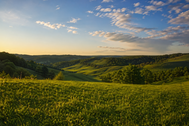
#> input picture calculadora_img1.png, 189 x 126 px, shrunk from 1536 x 1024 before the run
$ jupyter execute calculadora_imagenes.ipynb
#> lines starting #> are read from the running program, lines starting #| are printed output that depends on the picture
# Calculadora de imágenes — Taller (Análisis de imágenes)

Integrantes: Kevin Torres, Mateo Angulo, Eddie Manotas, Camilo Sarmiento.

Este proyecto implementa una **calculadora de imágenes** con transformaciones **puntuales**, **aritméticas** y **geométricas**. Las operaciones se aplican **recorriendo cada píxel** con bucles anidados y las fórmulas explícitas correspondientes. No se utilizan funciones de procesamiento de OpenCV (ni similares) para las transformaciones; solo **lectura y escritura** de archivos en disco.

**Alcance**

1. **Aritméticas:** combinación **imagen–escalar** $k$ en cada canal: suma $I+k$, resta $I-k$, producto $k\cdot I$, cociente $I/k$ ($k\neq 0$), con salida acotada a **[0, 255]**.
2. **Puntuales:** cuadrado, raíz cuadrada y raíz cúbica sobre intensidades normalizadas, canal a canal.
3. **Geométricas:** desplazamiento y rotación con mapeo inverso e interpolación por vecino más cercano.

Importamos las librerías necesarias.

[cell 1]
import math
import numpy as np
import matplotlib.pyplot as plt
# Entrada/salida con OpenCV; las transformaciones se implementan en este cuaderno (bucles).
from cv2 import imread, imwrite

plt.rcParams['figure.figsize'] = (10, 6)

## 1. Cargar imagen de entrada

Coloca calculadora_img1.png en la carpeta del notebook o ajusta RUTA_A. El escalar K usado en las operaciones aritméticas se configura más adelante.

[cell 2]
from pathlib import Path

RUTA_A = 'calculadora_img1.png'

def leer_bgr(ruta: str):
#> called with ruta = 'calculadora_img1.png'
    p = Path(ruta)
    if not p.is_file():
        return None
    return imread(str(p))
#> returned value is the input picture: shape (126, 189, 3); mean B, G, R 80.1, 106.4, 103.5

img_a = leer_bgr(RUTA_A)
if img_a is None:
    raise FileNotFoundError(f'Falta {RUTA_A} en la carpeta del cuaderno.')
print('Cargada:', RUTA_A)

## 2. Validar dimensiones

Comprobación de filas, columnas y canales de la imagen de trabajo.

[cell 3]
def describir_tamaño(im, nombre: str):
#> called with nombre = 'Imagen (entrada)'
    if im is None:
        print(f'{nombre}: (no disponible)')
        return
    h, w = im.shape[0], im.shape[1]
#> h = 126; w = 189
    c = im.shape[2] if im.ndim == 3 else 1
#> c = 3
    print(f'{nombre}: {h} × {w} píxeles, {c} canal(es)')
#| Imagen (entrada): 126 × 189 píxeles, 3 canal(es)

describir_tamaño(img_a, 'Imagen (entrada)')

## 3. Preprocesar

- **Unificar canales:** gris 2D o imagen con canal alpha → 3 canales BGR.
- **Escala de grises opcional** (`ESCALA_GRISES`) con luminancia ITU-R BT.601, **bucle por píxel** en orden **B, G, R**.
- Los valores siguen en **0–255** (`uint8`) como punto de partida; las aritméticas usan `float` por píxel y luego **recorte** a `[0, 255]`.

[cell 4]
# Opcional: gris con recorrido píxel a píxel (fórmula ITU-R BT.601 sobre B, G, R)
ESCALA_GRISES = False

def unificar_tres_canales(im):
    if im.ndim == 2:
        return np.dstack([im, im, im])
    if im.shape[2] == 4:
        return im[:, :, :3]
    return im

def bgr_a_gris_uint8(ima):
    h, w, c = ima.shape
    g = np.zeros((h, w), dtype=np.float32)
    for y in range(h):
        for x in range(w):
            b, gr, r = int(ima[y, x, 0]), int(ima[y, x, 1]), int(ima[y, x, 2])
            g[y, x] = 0.114 * b + 0.587 * gr + 0.299 * r
    g = np.clip(np.round(g), 0, 255).astype(np.uint8)
    return np.dstack([g, g, g])

img_a = unificar_tres_canales(img_a)
if ESCALA_GRISES:
    img_a = bgr_a_gris_uint8(img_a)
print('Forma final de la imagen:', img_a.shape)
#| Forma final de la imagen: (126, 189, 3)

### Operaciones implementadas (bucles; sin `cv2` para transformar)

**Transformación puntual:** $g(x,y)=T(f(x,y))$. En operaciones imagen–escalar, el escalar $k$ se aplica de la misma forma a **cada canal**.

* **Aritmética (imagen $I$ + escalar $k$):**
  - **Suma:** $I + k$ → $\mathrm{clip}(\ldots, 0, 255)$
  - **Resta:** $I - k$ idem
  - **Producto:** $k\cdot I$ idem
  - **Cociente:** $I / k$ con $k \neq 0$, luego recorte
* **Puntuales (sobre $I$):** $p \in [0,1]$ por canal; **cuadrado** $p^2$, **raíz cuadrada** $\sqrt{p}$, **raíz cúbica** $p^{1/3}$; salida 0–255.
* **Geométricas:** traslación y rotación con mapeo inverso (como en el cuaderno).

[cell 5]
# Cálculos principales: recorrido anidado (sin cv2 para transformar)

def suma_escalar(ima, k: float):
    """Cada canal: valor + k, resultado en [0, 255]."""
    kk = float(k)
    h, w, c = ima.shape
    out = np.zeros((h, w, c), dtype=np.float32)
    for y in range(h):
        for x in range(w):
            for ch in range(c):
                out[y, x, ch] = float(ima[y, x, ch]) + kk
    return np.clip(out, 0, 255).astype(np.uint8)

def resta_escalar(ima, k: float):
    """Cada canal: valor - k, resultado en [0, 255]."""
    kk = float(k)
    h, w, c = ima.shape
    out = np.zeros((h, w, c), dtype=np.float32)
    for y in range(h):
        for x in range(w):
            for ch in range(c):
                out[y, x, ch] = float(ima[y, x, ch]) - kk
    return np.clip(out, 0, 255).astype(np.uint8)

def multiplicacion_escalar(ima, k: float):
    """Cada canal: k * valor, resultado en [0, 255]."""
    kk = float(k)
    h, w, c = ima.shape
    out = np.zeros((h, w, c), dtype=np.float32)
    for y in range(h):
        for x in range(w):
            for ch in range(c):
                out[y, x, ch] = kk * float(ima[y, x, ch])
    return np.clip(out, 0, 255).astype(np.uint8)

def division_escalar(ima, k: float):
    """Cada canal: valor / k, k distinto de cero; resultado en [0, 255]."""
    kk = float(k)
    if abs(kk) < 1e-12:
        raise ValueError('division_escalar: k no puede ser 0')
    h, w, c = ima.shape
    out = np.zeros((h, w, c), dtype=np.float32)
    for y in range(h):
        for x in range(w):
            for ch in range(c):
                out[y, x, ch] = float(ima[y, x, ch]) / kk
    return np.clip(out, 0, 255).astype(np.uint8)

def puntual(ima, modo: str):
    # modo: 'cuadrada' | 'raiz2' | 'raiz3'
    h, w, c = ima.shape
    out = np.zeros((h, w, c), dtype=np.float32)
    for y in range(h):
        for x in range(w):
            for ch in range(c):
                p = ima[y, x, ch] / 255.0
                if modo == 'cuadrada':
                    q = p * p
                elif modo == 'raiz2':
                    q = math.sqrt(p)
                else:
                    q = p ** (1.0 / 3.0)
                out[y, x, ch] = q * 255.0
    return np.clip(out, 0, 255).astype(np.uint8)

def desplazamiento(ima, tx: float, ty: float):
    h, w, c = ima.shape
    out = np.zeros((h, w, c), dtype=np.uint8)
    itx, ity = int(round(tx)), int(round(ty))
    for y in range(h):
        for x in range(w):
            xi, yi = x - itx, y - ity
            if 0 <= xi < w and 0 <= yi < h:
                out[y, x] = ima[yi, xi]
    return out

def _vecino(ima, yf, xf, fondo):
    h, w = ima.shape[0], ima.shape[1]
    yi = int(round(yf))
    xi = int(round(xf))
    c = ima.shape[2]
    if 0 <= yi < h and 0 <= xi < w:
        return ima[yi, xi].astype(np.float32)
    return np.array(fondo, dtype=np.float32)

def rotacion(ima, angulo_grados: float, color_fondo=(0, 0, 0)):
    h, w, c = ima.shape
    cy, cx = (h - 1) / 2.0, (w - 1) / 2.0
    rad = math.radians(angulo_grados)
    cr, sr = math.cos(rad), math.sin(rad)
    out = np.zeros((h, w, c), dtype=np.uint8)
    for y in range(h):
        for x in range(w):
            dx, dy = x - cx, y - cy
            x_s = cr * dx + sr * dy + cx
            y_s = -sr * dx + cr * dy + cy
            px = _vecino(ima, y_s, x_s, color_fondo)
            for ch in range(c):
                out[y, x, ch] = int(np.clip(round(px[ch]), 0, 255))
    return out

def bgr2rgb(x):
    return x[:, :, ::-1]

## 4. Elegir operación

* `CATEGORIA`: `aritmetica` | `puntual` | `geometrica`.
* **Aritmética:** `ARIT` puede ser `'suma'`, `'resta'`, `'mult'`, `'div'` y usa el escalar **`K`** (float).
* **Puntual:** `PUNT`: `'cuadrada'`, `'raiz2'`, `'raiz3'`.
* **Geométrica:** `GEO`: `'desplazamiento'` o `'rotacion'`; parámetros `TX`, `TY`, `ANGULO` (grados, antihorario).

[cell 6]
CATEGORIA = 'aritmetica'  # 'aritmetica' | 'puntual' | 'geometrica'
ARIT = 'resta'   # 'suma' | 'resta' | 'mult' | 'div'  (solo si CATEGORIA == 'aritmetica')
PUNT = 'cuadrada'  # 'cuadrada' | 'raiz2' | 'raiz3' (solo si puntual)
GEO = 'rotacion'  # 'desplazamiento' | 'rotacion' (solo si geometrica)

K = 40.0   # escalar para suma/resta/multiplicación/división
TX, TY = 30, 10
ANGULO = 25.0

## 5. Ejecutar operación

Se aplica sobre `img_a` ya preprocesada.

[cell 7]
es_mascara = False
resultado = None

if CATEGORIA == 'aritmetica':
    if ARIT == 'suma':
        resultado = suma_escalar(img_a, K)
    elif ARIT == 'resta':
        resultado = resta_escalar(img_a, K)
#> in resta_escalar, `return np.clip(out, 0, 255).astype(np.uint8)`:
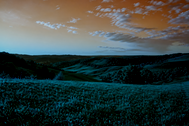
#> returned value: shape (126, 189, 3); mean of channels 0, 1, 2 56, 67.2, 64.9; drawn as R, G, B
    elif ARIT == 'mult':
        resultado = multiplicacion_escalar(img_a, K)
    elif ARIT == 'div':
        resultado = division_escalar(img_a, K)
    else:
        raise ValueError('ARIT debe ser suma, resta, mult o div')
elif CATEGORIA == 'puntual':
    resultado = puntual(img_a, PUNT)
elif CATEGORIA == 'geometrica':
    if GEO == 'desplazamiento':
        resultado = desplazamiento(img_a, TX, TY)
    else:
        resultado = rotacion(img_a, ANGULO)
else:
    raise ValueError('CATEGORIA no reconocida')

print('Listo. Categoría:', CATEGORIA)

## 6. Resultado de la operación seleccionada

 Aquí se **visualiza** y se **guarda** ese resultado como imagen (
esultado_calculadora.png): es la salida del flujo configurado (por ejemplo, únicamente una suma escalar o únicamente una rotación).

[cell 8]
# Salida de la operación elegida en las secciones 4 y 5 (array uint8 BGR)
RUTA_SALIDA = 'resultado_calculadora.png'
plt.figure(figsize=(8, 5))
plt.imshow(bgr2rgb(resultado))
#> in bgr2rgb, `return x[:, :, ::-1]`:
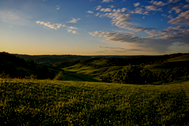
#> returned value: shape (126, 189, 3); mean of channels 0, 1, 2 64.9, 67.2, 56; drawn as R, G, B
plt.title('Resultado: operación configurada (visualización en RGB)')
plt.axis('off')
plt.tight_layout()
plt.show()
imwrite(RUTA_SALIDA, resultado)
print('Guardado:', RUTA_SALIDA)

### Vista comparativa: aritméticas (escalar K) y puntuales

Fila 1: suma, resta y producto con el mismo K. Fila 2: cociente, raíz cuadrada e imagen de referencia. Ajusta K en la sección 4 para ver cambios de brillo/contraste.

Al ejecutar la celda siguiente se guarda además comparativa_aritmetica_puntuales.png.

[cell 9]
assert abs(float(K)) > 1e-12, 'Para la fila de comparación, elija K distinto de 0 (la división lo requiere).'

s_add = suma_escalar(img_a, K)
#> in suma_escalar, `return np.clip(out, 0, 255).astype(np.uint8)`:
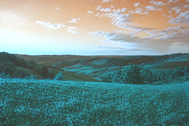
#> returned value: shape (126, 189, 3); mean of channels 0, 1, 2 120.1, 146.1, 142.3; drawn as R, G, B
s_sub = resta_escalar(img_a, K)
s_mul = multiplicacion_escalar(img_a, K)
#> in multiplicacion_escalar, `return np.clip(out, 0, 255).astype(np.uint8)`:
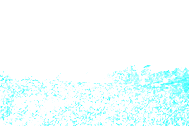
#> returned value: shape (126, 189, 3); mean of channels 0, 1, 2 241.7, 255, 255; drawn as R, G, B
s_div = division_escalar(img_a, K)
r2 = puntual(img_a, 'raiz2')
#> after the loop in puntual, `for y in range(h):`:
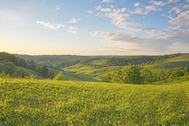
#> out: shape (126, 189, 3) float32; mean B, G, R 119.1, 158.2, 155.1
#> in puntual, `return np.clip(out, 0, 255).astype(np.uint8)`:
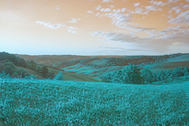
#> returned value: shape (126, 189, 3); mean of channels 0, 1, 2 118.6, 157.7, 154.6; drawn as R, G, B

fig, axes = plt.subplots(2, 3, figsize=(14, 9))
L = [
    (s_add, f'Suma  I + ({K:g})'),
    (s_sub, f'Resta  I − ({K:g})'),
    (s_mul, f'Producto  ({K:g})·I'),
    (s_div, f'Cociente  I / ({K:g})'),
    (r2, 'Raíz cuadrada (puntual)'),
    (img_a, 'Imagen original (referencia)'),
]
ax = axes.ravel()
for i, (im, t) in enumerate(L):
    if im.ndim == 2:
        ax[i].imshow(im, cmap='gray')
    else:
        ax[i].imshow(bgr2rgb(im))
    ax[i].set_title(t)
    ax[i].axis('off')
#> this loop made 6 passes
#> t on passes 1 to 6: 'Suma  I + (40)', 'Resta  I − (40)', 'Producto  (40)·I', 'Cociente  I / (40)', 'Raíz cuadrada (puntual)', 'Imagen original (referencia)'
plt.suptitle('Aritméticas (imagen–escalar) y puntuales', fontsize=13)
plt.tight_layout()
RUTA_COMP_ARIT = 'comparativa_aritmetica_puntuales.png'
fig.savefig(RUTA_COMP_ARIT, dpi=150, bbox_inches='tight')
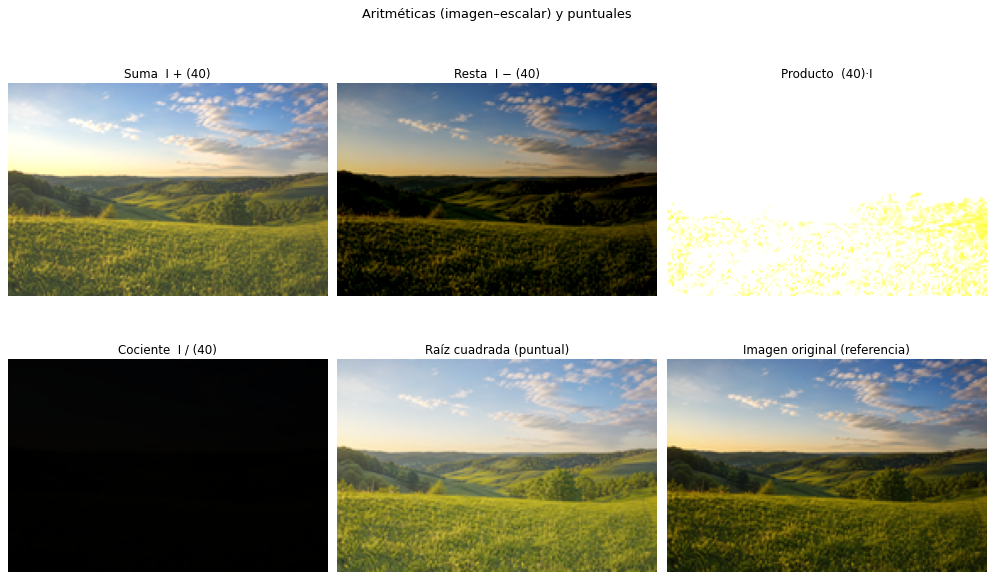
#> figure drawn by matplotlib, 6 panels
print('Figura guardada:', RUTA_COMP_ARIT)
plt.show()

### Vista comparativa: geométricas

Desplazamiento y rotación con los mismos `TX`, `TY` y `ANGULO` de la sección 4.

Al ejecutar la celda siguiente se guarda **`comparativa_geometricas.png`** en la carpeta del notebook.

[cell 10]
# Comparativa: desplazamiento y rotación (mismos TX, TY, ANGULO que en la sección 4)
RUTA_COMP_GEO = "comparativa_geometricas.png"

d0 = desplazamiento(img_a, TX, TY)
#> after the loop in desplazamiento, `for y in range(h):`:
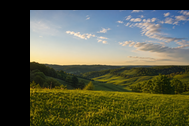
#> out: shape (126, 189, 3); mean B, G, R 70, 90, 87.8
r0 = rotacion(img_a, ANGULO)
#> the loop in rotacion, `for y in range(h):` made 126 passes
#> after the loop in rotacion, `for y in range(h):`:
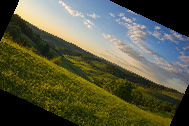
#> out: shape (126, 189, 3); mean B, G, R 65.4, 89.2, 87.6
fig, ax = plt.subplots(1, 3, figsize=(14, 4))
ax[0].imshow(bgr2rgb(img_a))
ax[0].set_title("Entrada")
ax[0].axis("off")
ax[1].imshow(bgr2rgb(d0))
ax[1].set_title("Desplazamiento (t_x, t_y) = (" + str(int(TX)) + ", " + str(int(TY)) + ")")
ax[1].axis("off")
ax[2].imshow(bgr2rgb(r0))
ax[2].set_title("Rotación " + str(ANGULO) + "°")
ax[2].axis("off")
plt.suptitle("Transformaciones geométricas (bucles, mapeo inverso, vecino)", fontsize=12)
plt.tight_layout()
fig.savefig(
    RUTA_COMP_GEO,
    format="png",
    dpi=150,
    bbox_inches="tight",
    facecolor="white",
)
print("Figura guardada:", RUTA_COMP_GEO)
plt.show()
